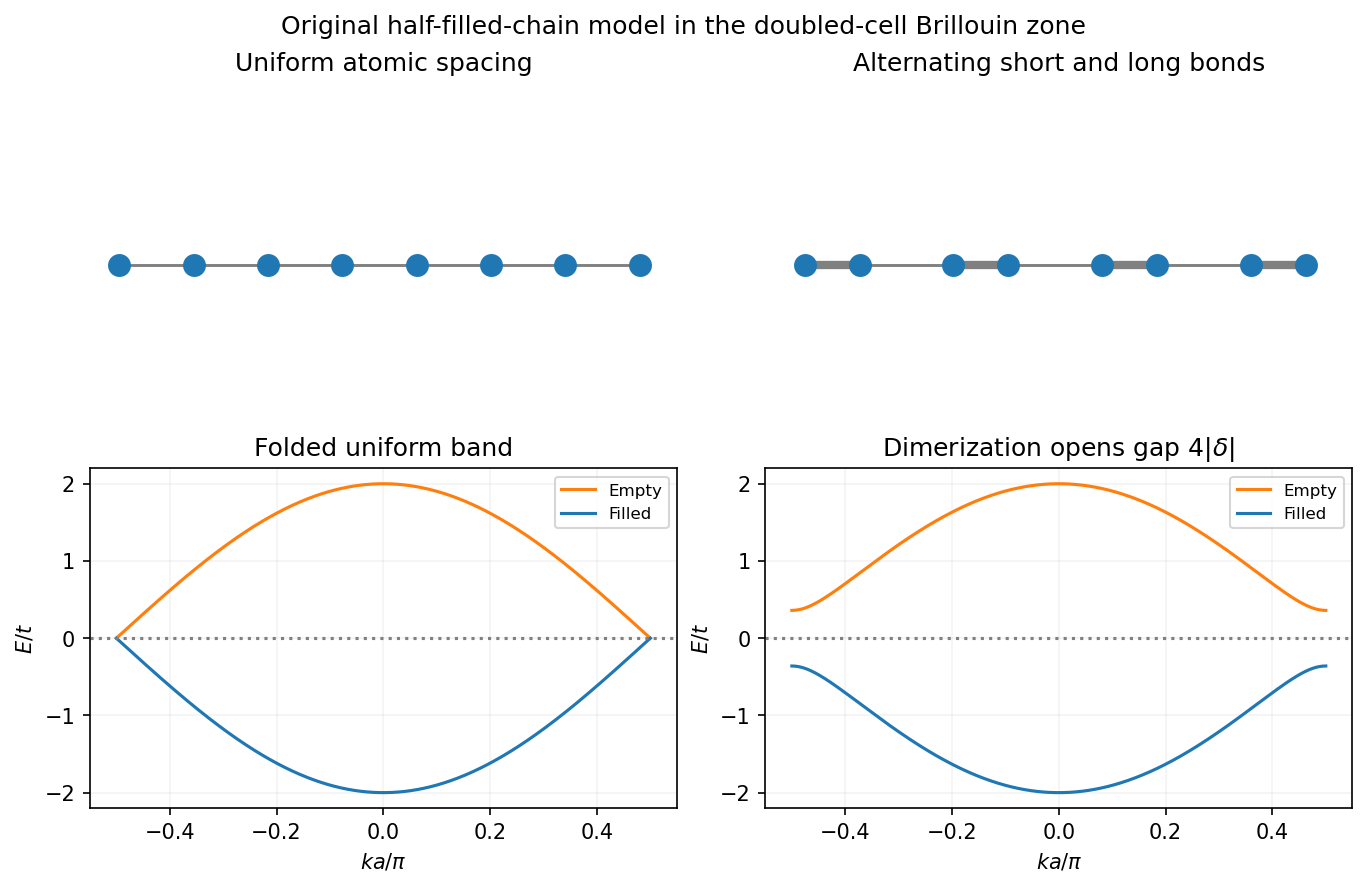

Recreate this plot in Python.
"""Original explanatory plot; run from the corresponding _media directory."""
from pathlib import Path
import numpy as np
import matplotlib
matplotlib.use("Agg")
import matplotlib.pyplot as plt
plt.rcParams.update({"font.size": 10, "figure.facecolor": "white", "axes.facecolor": "white"})

fig,axs=plt.subplots(2,2,figsize=(9,5.8),layout='constrained')
for a,delta in zip(axs[0],[0,.13]):
 x=np.arange(8,dtype=float)+delta*(-1.)**np.arange(8)
 for j in range(7):a.plot(x[j:j+2],[0,0],color='0.5',lw=4 if x[j+1]-x[j]<1 else 1.4)
 a.scatter(x,np.zeros(8),s=100,color='tab:blue',zorder=3);a.set(xlim=(-.4,7.5),ylim=(-.6,.7));a.axis('off');a.set_title('Uniform atomic spacing' if delta==0 else 'Alternating short and long bonds')
k=np.linspace(-.5,.5,501)
for a,delta in zip(axs[1],[0,.18]):
 E=2*np.sqrt(np.cos(np.pi*k)**2+delta*delta*np.sin(np.pi*k)**2);a.plot(k,E,color='tab:orange',label='Empty');a.plot(k,-E,color='tab:blue',label='Filled');a.axhline(0,color='0.5',ls=':');a.set(xlabel=r'$ka/\pi$',ylabel=r'$E/t$',title='Folded uniform band' if delta==0 else r'Dimerization opens gap $4|\delta|$');a.grid(alpha=.15);a.legend(fontsize=8)
fig.suptitle('Original half-filled-chain model in the doubled-cell Brillouin zone')

fig.savefig(Path.cwd()/Path(__file__).with_suffix(".png").name, dpi=150, facecolor="white", bbox_inches="tight")
plt.close(fig)
